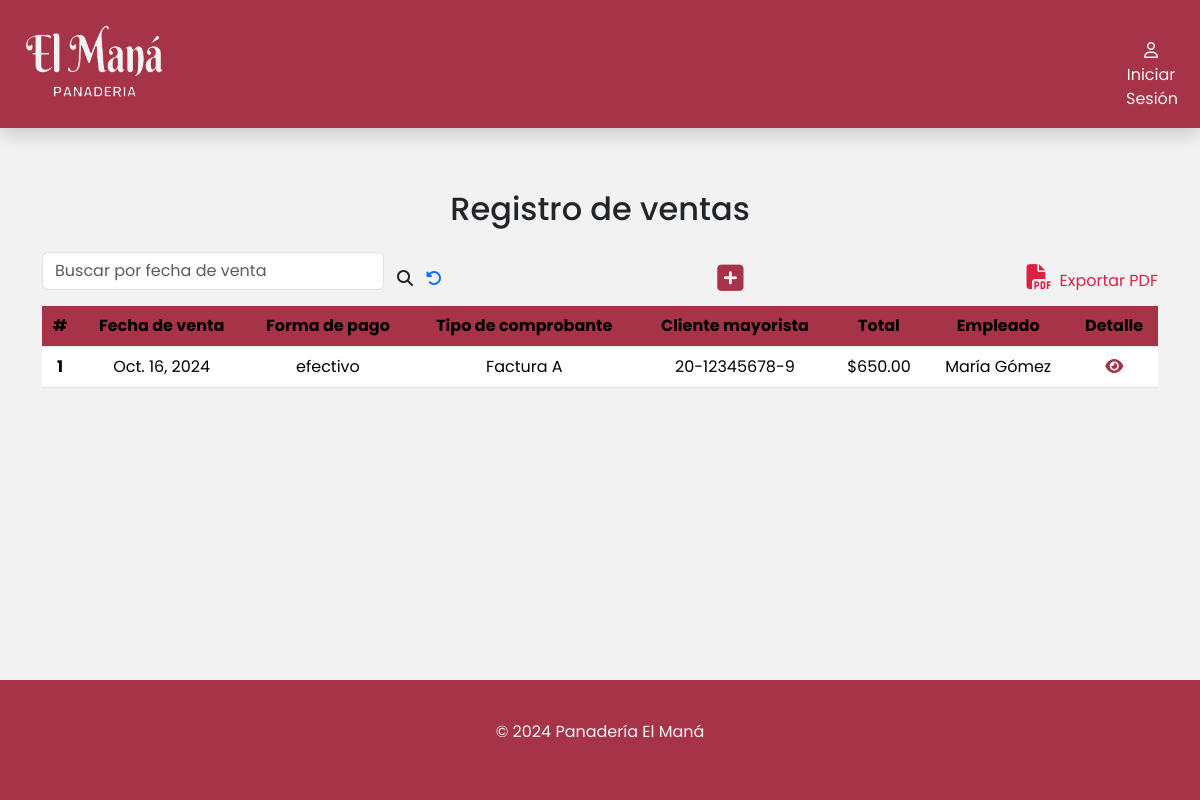
/ventas/, run on an earlier commit of the app's database.
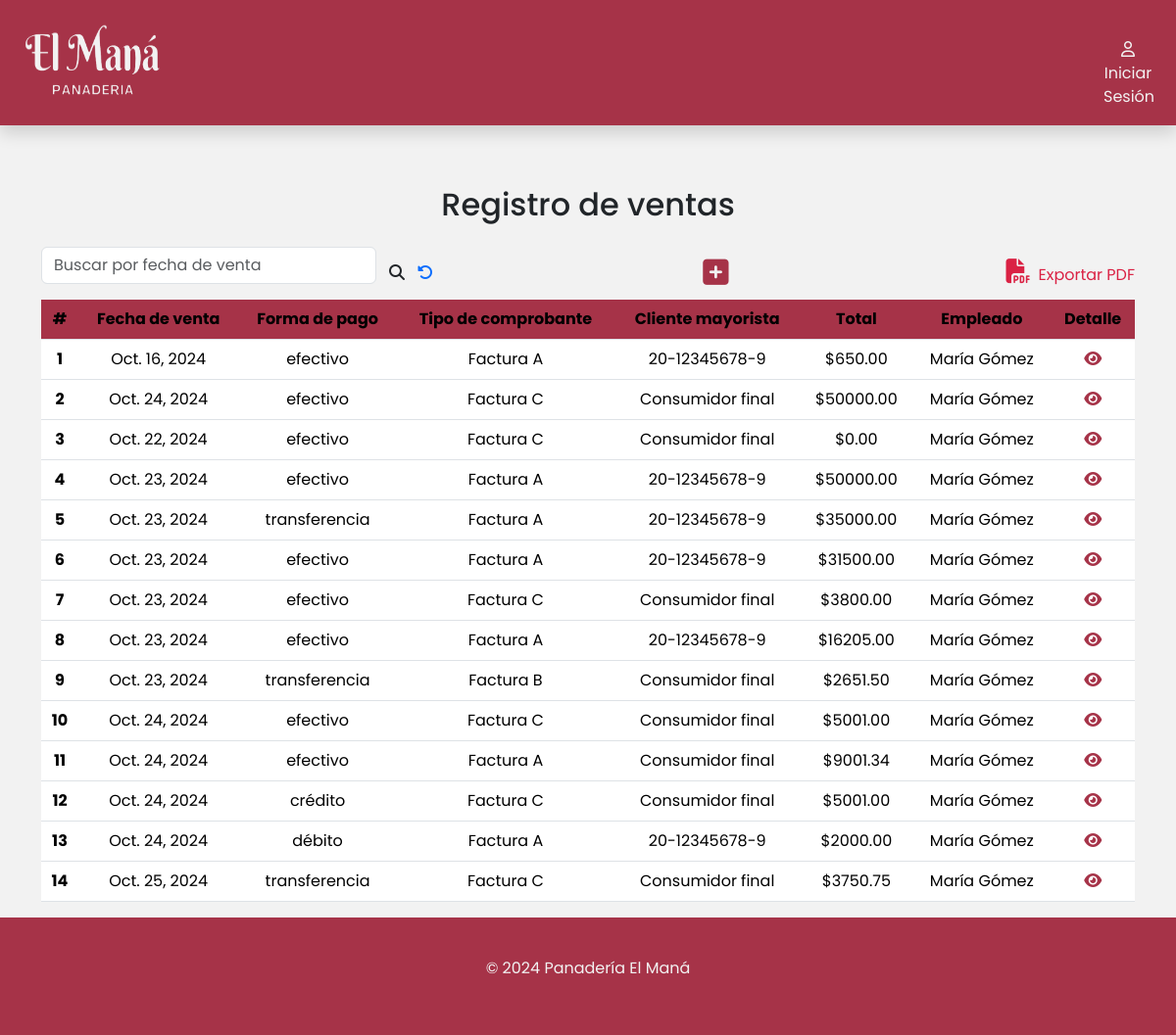
And on a later commit of the database.
### apps/ventas/models.py (models this page shows, shortened)
class Venta(models.Model):
    TIPO_COMPROBANTE = [
        ('A', 'Factura A'),
        ('B', 'Factura B'),
        ('C', 'Factura C'),
    ]
    FORMA_PAGO = [
        ('efectivo','Efectivo'),
        ('transferencia','Transferencia'),
        ('débito','Débito'),
        ('crédito','Crédito'),
    ]
    fechaDeVenta = models.DateField(blank=False, null=False)
    formaDePago = models.CharField(max_length=15, choices=FORMA_PAGO,blank=False, null=False)
    tipoDeComprobante = models.CharField(max_length=15, choices=TIPO_COMPROBANTE,blank=False, null=False)
    clienteMayorista = models.ForeignKey(ClienteMayorista, on_delete=models.SET_NULL, null=True, blank=True,related_name='clienteMayorista')
    total = models.DecimalField(max_digits=10, decimal_places=2,default=0)
    empleado = models.ForeignKey(Empleado,on_delete=models.CASCADE,related_name='ventaEmpleado')

class ClienteMayorista(Persona):
    cuil = models.CharField(max_length=10,blank=False, null=False)

### apps/usuarios/models.py (models this page shows, shortened)
class Persona(models.Model):
    nombre = models.CharField(max_length=50,blank=False,null=False)
    apellido = models.CharField(max_length=50,blank=False,null=False)
    direccion  = models.CharField(max_length=50,blank=False,null=False)
    telefono = models.CharField(max_length=15,blank=False,null=False)
    mail = models.EmailField(blank=True,null=True)
    class Meta:
        abstract = True  # Esto hace que no se genere una tabla en la BD

class Empleado(Persona):
    user = models.OneToOneField(User, on_delete=models.CASCADE,related_name='user')
    dni  = models.CharField(max_length=8,blank=False,null=False)
    fechaDeNacimiento = models.DateField(blank=False,null=False)
    fechaDeIngreso = models.DateField(blank=False,null=False)
    salario = models.DecimalField(max_digits=10,blank=False,null=False,decimal_places=2)

### apps/ventas/views.py (the view)
# urls.py: path('ventas/',include('apps.ventas.urls')),
def ventas(request):
    ventas = Venta.objects.all()
    return render(request,'ventas/ventas.html',{'ventas':ventas})

### apps/ventas/templates/ventas/ventas.html (shortened to what this page needs)
{% extends 'base/base.html' %}
{% load static %}
{% block contenido %}
<div class="container" id="container-tabla">
    <div class="col-12">
        <h2 class="text-center pb-3">Registro de ventas</h2>
        <div class="busqueda d-flex">
            <form class="d-flex align-items-center justify-content-center" role="search" method="POST" action="#">
                <input class="form-control mb-3" type="search" placeholder="Buscar por fecha de venta" aria-label="buscar" name="busqueda" value="{{ busqueda|default:'' }}" />
                <button class="btn" type="submit">
                    <i class="fa-solid fa-magnifying-glass" style="font-size: 16px"></i>
                </button>
                <a href="{%url 'ventas:ventas' %}"><i class="fa-solid fa-rotate-left"></i></a>
            </form>
          <a href="{%url 'ventas:agregarVenta' %}"><i class="fa-solid fa-square-plus" title="Agregar venta" style="font-size: 30px"></i></a>
          <a class="expPdf" href="#"><i class="fa-solid fa-file-pdf px-2" style="font-size: 25px"></i>Exportar PDF</a>
        </div>
        <div class="table-responsive">
            <table class="table">
                <thead class="bg-table">
                    <tr>
                        <th scope="col">#</th>
                        <th scope="col">Fecha de venta</th>
                        <th scope="col">Forma de pago</th>
                        <th scope="col">Tipo de comprobante</th>
                        <th scope="col">Cliente mayorista</th>
                        <th scope="col">Total</th>
                        <th scope="col">Empleado</th>
                        <th scope="col">Detalle</th>
                    </tr>
                </thead>
                <tbody>
                    {% for venta in ventas %}
                    <tr>
                        <th scope="row">{{ forloop.counter }}</th>
                        <td>{{ venta.fechaDeVenta }}</td>
                        <td>{{ venta.formaDePago }}</td>
                        <td>Factura {{ venta.tipoDeComprobante }}</td>
                        {% if venta.clienteMayorista is None %}
                            <td>Consumidor final</td>
                        {% else %}
                            <td>{{ venta.clienteMayorista.cuil }}</td>
                        {%endif%}
                        <td>${{ venta.total }}</td>
                        <td>{{ venta.empleado.nombre }} {{ venta.empleado.apellido }}</td>
                        <td>
                            <a href="{% url 'ventas:verDetallesVenta' venta.id %}"><i class="fa-solid fa-eye" title="Ver detalles"></i></a>
                        </td>
                    </tr>
                    {% empty %}
                    <tr>
                        <td colspan="10">No hay ventas disponibles.</td>
                    </tr>
                    {% endfor %}
                </tbody>
            </table>
        </div>
    </div>
</div>
{% endblock %}

### templates/base/base.html (shortened to what this page needs)
{% load static %}
<!DOCTYPE html>
<html lang="en">
<head>
  <link href="https://cdn.jsdelivr.net/npm/bootstrap@5.3.3/dist/css/bootstrap.min.css" rel="stylesheet"
 />
  <link rel="stylesheet" href="{% static 'css/estilos.css' %}" />
</head>
<body>
  <header>
        <div class="container-fluid shadow">
          <div class="logo">
            <a href="{% url 'inicio:index' %}">
              <img class="logopng" src="{% static 'img/isologo.png' %}" alt="Logo Panadería El Maná" width="140px" height="80px" /></a>
          </div>
          {% if user.is_authenticated %}
          <div class="d-flex flex-column align-items-center justify-content-center">
            <div class="usuario d-flex flex-column align-items-center justify-content-center">
                <a href="#">
                  <i class="fa-regular fa-user"></i>
                  <p>{{user.username}}</p>
                </a>
            </div>
              <a href="{% url 'logout' %} " id="cerrarSesion">Cerrar Sesión</a>
          </div>
          {% else %}
            <div class="usuario">
              <a href="{% url 'login' %}">
                <i class="fa-regular fa-user"></i>
                <p>Iniciar Sesión</p>
              </a>
            </div>
          {% endif %}
        </div>
  </header>
  {% if user.is_authenticated %}
    <input type="checkbox" id="btn-menu" />
    <div class="container-menu shadow">
      <div class="cont-menu">
        <nav>
          <a href="{% url 'productos:insumos' %}"><i class="fa-solid fa-chart-simple"></i>Insumos</a>
          <a href="{% url 'productos:productos' %}"><i class="fa-solid fa-bread-slice"></i>Productos</a>
          <a href="/html/gestion_clientes.html"><i class="fa-solid fa-person-circle-check"></i>Clientes</a>
          <a href="{% url 'pedidos:pedidos' %}"><i class="fa-solid fa-cart-shopping"></i>Pedidos</a>
          <a href="{% url 'ventas:ventas' %}"><i class="fa-solid fa-cash-register"></i>Ventas</a>
          <a href="{% url 'pedidos:proveedores' %}"><i class="fa-solid fa-people-carry-box"></i>Proveedores</a>
          <a href="/html/estadisticas.html"><i class="fa-solid fa-chart-simple"></i>Estadísticas</a>
        </nav>
        <label for="btn-menu" class="equis"><i class="fa-solid fa-xmark"></i></label>
      </div>
    </div>
  {% else %}
    <p>Por favor inicie sesión para entrar en las opciones de empleado </p>
  {% endif %}
  {% block contenido %}
  {% endblock %}
  <div class="container-footer">
    <footer class="footer py-3 my-4">
      {% if user.is_authenticated %}
      <ul class="nav justify-content-center border-bottom pb-3 mb-3">
        <li class="nav-item">
          <a href="/html/index.html" class="nav-link px-2">Inicio</a>
        </li>
        <li class="nav-item">
          <a href="/html/estadisticas.html" class="nav-link px-2">Estadísticas</a>
        </li>
        <li class="nav-item">
          <a href="/html/productos.html" class="nav-link px-2">Productos</a>
        </li>
        <li class="nav-item">
          <a href="/html/gestion_clientes.html" class="nav-link px-2">Clientes</a>
        </li>
        <li class="nav-item">
          <a href="/html/gestion_compras.html" class="nav-link px-2">Compras</a>
        </li>
        <li class="nav-item">
          <a href="{% url 'ventas:ventas' %}" class="nav-link px-2">Ventas</a>
        </li>
        <li class="nav-item">
          <a href="/html/gestion_proveedores.html" class="nav-link px-2">Proveedores</a>
        </li>
        <li class="nav-item">
          <a href="/html/empleados.html" class="nav-link px-2">Empleados</a>
        </li>
      </ul>
      <p class="text-center">© 2024 Panadería El Maná</p>
      {% else %}
        <p class="text-center">© 2024 Panadería El Maná</p>
      {% endif %}
    </footer>
  </div>
</body>
</html>

### static/css/estilos.css (style rules this page uses)
body { display: flex; flex-direction: column; min-height: 100vh; margin: 0; font-family: Poppins, sans-serif; background-color: #f2f2f2; }
.container-fluid { position: fixed; background-color: #a63348; padding: 1.5rem; margin-top: auto; display: flex; align-items: center; justify-content: space-between; z-index: 1000; }
.logo { font-size: large; font-weight: 700; padding-right: 5px; }
.usuario { width: 50px; height: 50px; text-align: center; justify-items: center; }
.usuario a { color: #f2f2f2; text-decoration: none; }
.container-fluid .usuario { color: #f2f2f2; }
.container-footer { margin-top: auto; background-color: #a63348; color: #f2f2f2; }
#container-tabla { padding-top: 150px; }
table { text-align: center; }
th, td { vertical-align: middle; }
.bg-table { --bs-table-bg: #a63348; }
.expPdf { text-decoration: none; color: #da2244; }
.busqueda { justify-content: space-between; align-items: center; }
.fa-square-plus,.fa-eye { color: #a63348; }

What changed in the data, as far as the page shows it:
added Venta: fechaDeVenta "Oct. 24, 2024", formaDePago "efectivo", tipoDeComprobante "C", shows "Consumidor final", total "50000.00", empleado.nombre "María", empleado.apellido "Gómez"
added Venta: fechaDeVenta "Oct. 22, 2024", formaDePago "efectivo", tipoDeComprobante "C", shows "Consumidor final", total "0.00", empleado.nombre "María", empleado.apellido "Gómez"
added Venta: fechaDeVenta "Oct. 23, 2024", formaDePago "efectivo", tipoDeComprobante "A", clienteMayorista.cuil "20-12345678-9", total "50000.00", empleado.nombre "María", empleado.apellido "Gómez"
added Venta: fechaDeVenta "Oct. 23, 2024", formaDePago "transferencia", tipoDeComprobante "A", clienteMayorista.cuil "20-12345678-9", total "35000.00", empleado.nombre "María", empleado.apellido "Gómez"
added Venta: fechaDeVenta "Oct. 23, 2024", formaDePago "efectivo", tipoDeComprobante "A", clienteMayorista.cuil "20-12345678-9", total "31500.00", empleado.nombre "María", empleado.apellido "Gómez"
added Venta: fechaDeVenta "Oct. 23, 2024", formaDePago "efectivo", tipoDeComprobante "C", shows "Consumidor final", total "3800.00", empleado.nombre "María", empleado.apellido "Gómez"
added Venta: fechaDeVenta "Oct. 23, 2024", formaDePago "efectivo", tipoDeComprobante "A", clienteMayorista.cuil "20-12345678-9", total "16205.00", empleado.nombre "María", empleado.apellido "Gómez"
added Venta: fechaDeVenta "Oct. 23, 2024", formaDePago "transferencia", tipoDeComprobante "B", shows "Consumidor final", total "2651.50", empleado.nombre "María", empleado.apellido "Gómez"
added Venta: fechaDeVenta "Oct. 24, 2024", formaDePago "efectivo", tipoDeComprobante "C", shows "Consumidor final", total "5001.00", empleado.nombre "María", empleado.apellido "Gómez"
added Venta: fechaDeVenta "Oct. 24, 2024", formaDePago "efectivo", tipoDeComprobante "A", shows "Consumidor final", total "9001.34", empleado.nombre "María", empleado.apellido "Gómez"
added Venta: fechaDeVenta "Oct. 24, 2024", formaDePago "crédito", tipoDeComprobante "C", shows "Consumidor final", total "5001.00", empleado.nombre "María", empleado.apellido "Gómez"
added Venta: fechaDeVenta "Oct. 24, 2024", formaDePago "débito", tipoDeComprobante "A", clienteMayorista.cuil "20-12345678-9", total "2000.00", empleado.nombre "María", empleado.apellido "Gómez"
added Venta: fechaDeVenta "Oct. 25, 2024", formaDePago "transferencia", tipoDeComprobante "C", shows "Consumidor final", total "3750.75", empleado.nombre "María", empleado.apellido "Gómez"
